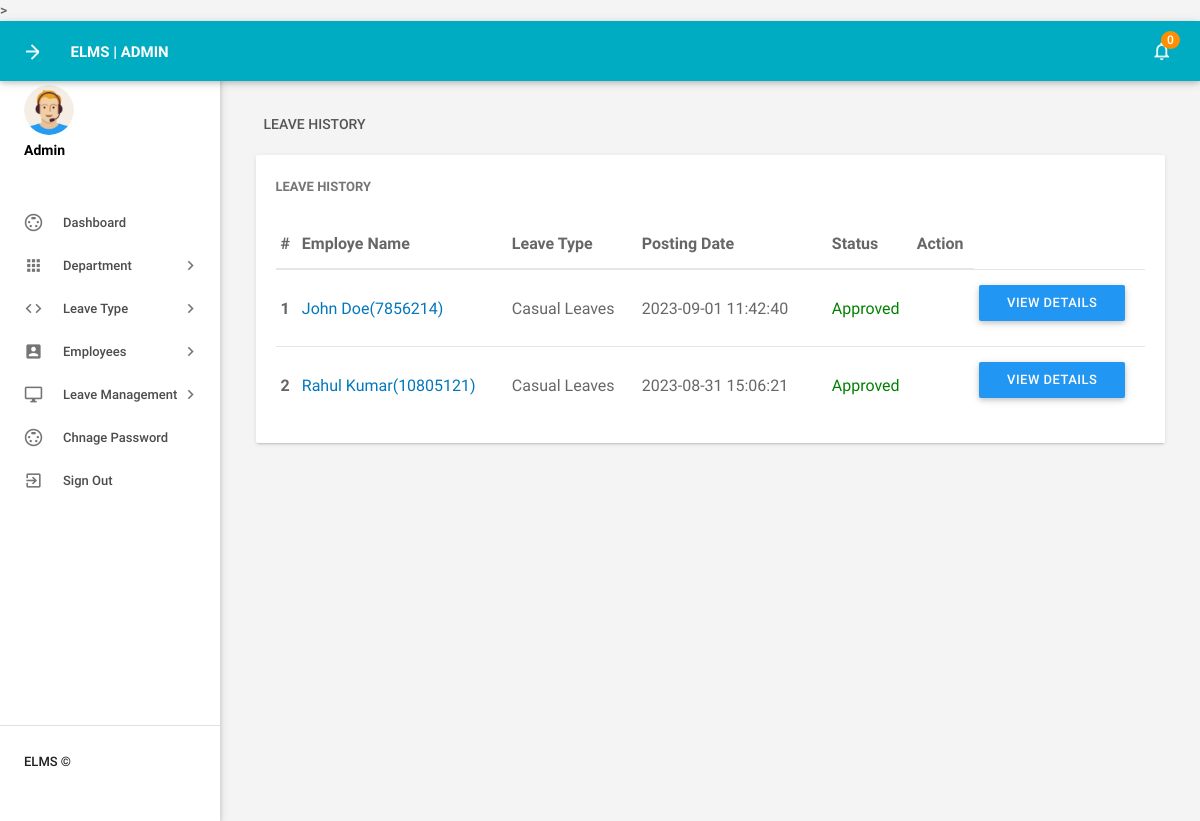
The page /admin/leaves.php (signed in) on the database its author committed.
### tables this page shows
CREATE TABLE `tblleaves` (
  `id` int(11) NOT NULL,
  `LeaveType` varchar(110) DEFAULT NULL,
  `ToDate` varchar(120) DEFAULT NULL,
  `FromDate` varchar(120) DEFAULT NULL,
  `Description` mediumtext DEFAULT NULL,
  `PostingDate` timestamp NULL DEFAULT current_timestamp(),
  `AdminRemark` mediumtext DEFAULT NULL,
  `AdminRemarkDate` varchar(120) DEFAULT NULL,
  `Status` int(1) DEFAULT NULL,
  `IsRead` int(1) DEFAULT NULL,
  `empid` int(11) DEFAULT NULL
);

CREATE TABLE `tblemployees` (
  `id` int(11) NOT NULL,
  `EmpId` varchar(100) NOT NULL,
  `FirstName` varchar(150) DEFAULT NULL,
  `LastName` varchar(150) DEFAULT NULL,
  `EmailId` varchar(200) DEFAULT NULL,
  `Password` varchar(180) DEFAULT NULL,
  `Gender` varchar(100) DEFAULT NULL,
  `Dob` varchar(100) DEFAULT NULL,
  `Department` varchar(255) DEFAULT NULL,
  `Address` varchar(255) DEFAULT NULL,
  `City` varchar(200) DEFAULT NULL,
  `Country` varchar(150) DEFAULT NULL,
  `Phonenumber` char(11) DEFAULT NULL,
  `Status` int(1) DEFAULT NULL,
  `RegDate` timestamp NULL DEFAULT current_timestamp()
);

### admin/leaves.php (the view, shortened to what this page needs)
<?php
include('includes/config.php');
if(strlen($_SESSION['alogin'])==0)
    {
header('location:index.php');
}
else{
 ?>
<!DOCTYPE html>
<html lang="en">
    <head>
        <link type="text/css" rel="stylesheet" href="../assets/plugins/materialize/css/materialize.min.css"/>
        <link href="../assets/plugins/material-preloader/css/materialPreloader.min.css" rel="stylesheet">
        <link href="../assets/plugins/datatables/css/jquery.dataTables.min.css" rel="stylesheet">
                <link href="../assets/plugins/google-code-prettify/prettify.css" rel="stylesheet" type="text/css"/>
        <link href="../assets/css/alpha.min.css" rel="stylesheet" type="text/css"/>
        <link href="../assets/css/custom.css" rel="stylesheet" type="text/css"/>
    </head>
    <body>
       <?php include('includes/header.php');?>
       <?php include('includes/sidebar.php');?>
            <main class="mn-inner">
                <div class="row">
                    <div class="col s12">
                        <div class="page-title">Leave History</div>
                    </div>
                    <div class="col s12 m12 l12">
                        <div class="card">
                            <div class="card-content">
                                <span class="card-title">Leave History</span>
                                <table id="example" class="display responsive-table ">
                                    <thead>
                                        <tr>
                                            <th>#</th>
                                            <th width="200">Employe Name</th>
                                            <th width="120">Leave Type</th>
                                             <th width="180">Posting Date</th>
                                            <th>Status</th>
                                            <th align="center">Action</th>
                                        </tr>
                                    </thead>
                                    <tbody>
<?php $sql = "SELECT tblleaves.id as lid,tblemployees.FirstName,tblemployees.LastName,tblemployees.EmpId,tblemployees.id,tblleaves.LeaveType,tblleaves.PostingDate,tblleaves.Status from tblleaves join tblemployees on tblleaves.empid=tblemployees.id order by lid desc";
$query = $dbh -> prepare($sql);
$query->execute();
$results=$query->fetchAll(PDO::FETCH_OBJ);
$cnt=1;
if($query->rowCount() > 0)
{
foreach($results as $result)
{
      ?>
                                        <tr>
                                            <td> <b><?php echo htmlentities($cnt);?></b></td>
                                              <td><a href="editemployee.php?empid=<?php echo htmlentities($result->id);?>" target="_blank"><?php echo htmlentities($result->FirstName." ".$result->LastName);?>(<?php echo htmlentities($result->EmpId);?>)</a></td>
                                            <td><?php echo htmlentities($result->LeaveType);?></td>
                                            <td><?php echo htmlentities($result->PostingDate);?></td>
                                                                       <td><?php $stats=$result->Status;
if($stats==1){
                                             ?>
                                                 <span style="color: green">Approved</span>
                                                 <?php } if($stats==2)  { ?>
                                                <span style="color: red">Not Approved</span>
                                                 <?php } if($stats==0)  { ?>
 <span style="color: blue">waiting for approval</span>
 <?php } ?>
                                             </td>
          <td>
           <td><a href="leave-details.php?leaveid=<?php echo htmlentities($result->lid);?>" class="waves-effect waves-light btn blue m-b-xs"  > View Details</a></td>
                                    </tr>
                                         <?php $cnt++;} }?>
                                    </tbody>
                                </table>
                            </div>
                        </div>
                    </div>
                </div>
            </main>
        </div>
        <div class="left-sidebar-hover"></div>
    </body>
</html>
<?php } ?>

### rows shown on the page
tblleaves: tblemployees.FirstName+LastName "John Doe", tblemployees.EmpId "7856214", LeaveType "Casual Leaves", PostingDate "2023-09-01 11:42:40", Status "Approved"
tblleaves: tblemployees.FirstName+LastName "Rahul Kumar", tblemployees.EmpId "10805121", LeaveType "Casual Leaves", PostingDate "2023-08-31 15:06:21", Status "Approved"

### other values the page prints
$unreadcount "0"
